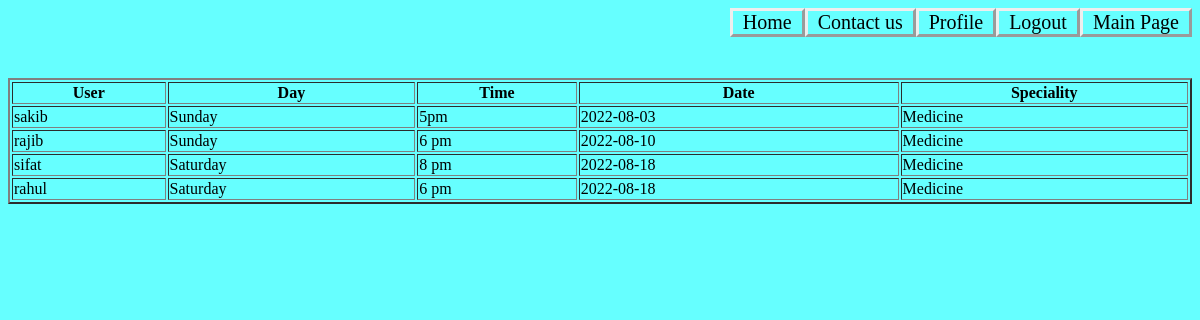
/patient/view/appointmentlist.php (signed in), run on the app's committed database.
### tables this page shows
CREATE TABLE `appointment` (
  `Id` int(100) NOT NULL,
  `Username` text NOT NULL,
  `Day` text NOT NULL,
  `Time` text NOT NULL,
  `Date` text NOT NULL,
  `Speciality` text NOT NULL
);

### Patient/Model/doctorsdb.php (called while the page is built, shortened)
<?php
class doctorsdb{
function AllAppointment($conn){
    $result = $conn->query("SELECT * FROM  appointment");
    return $result;
}
}
 ?>

### Patient/View/AppointmentList.php (the view, shortened to what this page needs)
<?php
	include_once("Nav2.php");
	include("../Model/doctorsdb.php");
?>
<!DOCTYPE html>
<html>
<head>
	<link rel="stylesheet" href="../controller/asset/css/design3.css">
</head>
<body>
		<br><center>
		<table border="2">
			<tr>
			<th>User</th>
				<th>Day</th>
				<th>Time</th>
				<th>Date</th>
				<th>Speciality</th>
			</tr>
			<?php
$connection = new doctorsdb();
$conobj=$connection->OpenCon();
$userQuery=$connection->AllAppointment($conobj);
if ($userQuery->num_rows > 0) {
    while($row = $userQuery->fetch_assoc()) {
		echo "<tr>";
		echo "<td>".$row["Username"]."</td>";
		echo "<td>".$row["Day"]."</td>";
		echo "<td>".$row["Time"]."</td>";
		echo "<td>".$row["Date"]."</td>";
		echo "<td>".$row["Speciality"]."</td>";
		echo "</tr>";
	}
}
?>
		</table>
	</center>
</body>
</html>

### Patient/controller/asset/CSS/Design3.css (style rules this page uses)
table { width: 100%; }

### Patient/View/AppointmentList.php (style rules this page uses)
body { background-color:#66ffff; }

### data on the page
appointment: Username "sakib", Day "Sunday", Time "5pm", Date "2022-08-03", Speciality "Medicine"
appointment: Username "rajib", Day "Sunday", Time "6 pm", Date "2022-08-10", Speciality "Medicine"
appointment: Username "sifat", Day "Saturday", Time "8 pm", Date "2022-08-18", Speciality "Medicine"
appointment: Username "rahul", Day "Saturday", Time "6 pm", Date "2022-08-18", Speciality "Medicine"
